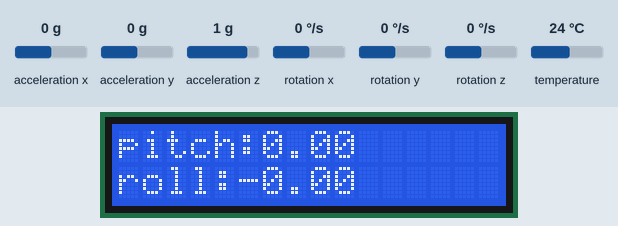
Recording of a program running on a simulated Raspberry Pi Pico running MicroPython. Shown: 16×2 character LCD. Inputs (shaded band) come from the test bench; at power-on: acceleration x 0 g, acceleration y 0 g, acceleration z 1 g, rotation x 0 °/s, rotation y 0 °/s, rotation z 0 °/s, temperature 24 °C. Library files of the repository ran but are not shown: machine_i2c_lcd.py, mpu6050.py.

Above: at 1.2 s.
1.3 s: acceleration x set to -1.4 g
At 2.4 s:
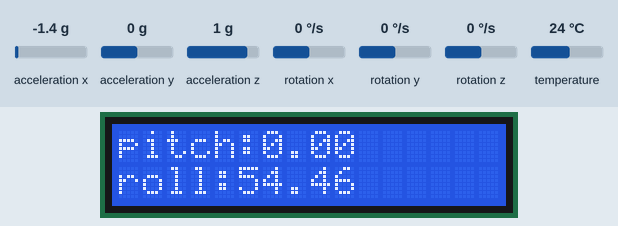
3.1 s: acceleration y set to -1.4 g
At 4.0 s:
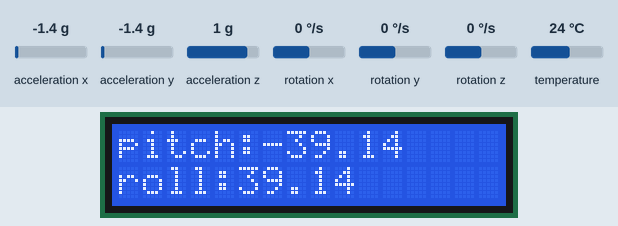
4.7 s: acceleration z set to -1.4 g
At 5.7 s:
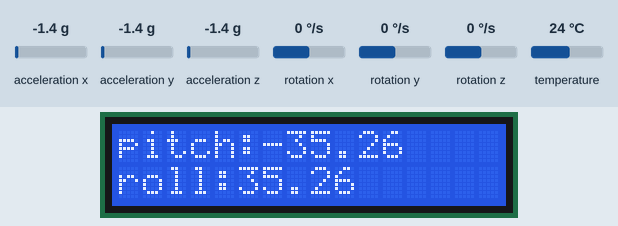
6.4 s: acceleration x set to -0.8 g
At 7.4 s:
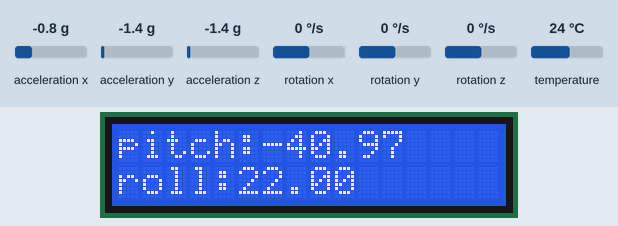
Timing chart, 0 to 9.0 s (numbered marks = the images above; inputs shaded):
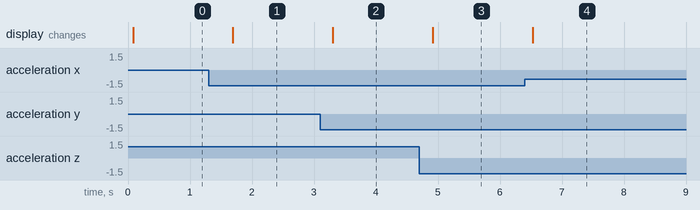

Measured:
- after the input at 1.3 s, the display: changes after 0.39 s (image 1)
- after the input at 3.1 s, the display: changes after 0.20 s (image 2)
- after the input at 4.7 s, the display: changes after 0.21 s (image 3)
- after the input at 6.4 s, the display: changes after 0.13 s (image 4)

The program:

plane_roll_pitch_angle_detection_mpu6050_main.py
```python
from machine import I2C, Pin
from machine_i2c_lcd import I2cLcd
from mpu6050 import accel
import utime
import math


# Initializing MPU6050
imu_bus = I2C(0, sda=Pin(0), scl=Pin(1), freq=200000)
imu = accel(imu_bus)


# Initializing LCD1602
i2c = I2C(1, sda=Pin(2), scl=Pin(3), freq=200000)
I2C_ADDR = i2c.scan()[0]
lcd = I2cLcd(i2c, I2C_ADDR, 2, 16)

# mapping function
def _mapping(x, in_min, in_max, out_min, out_max):
    return (x - in_min) * ( out_max - out_min) / (in_max - in_min) + out_min

def dist(a,b):
    return math.sqrt((a*a)+(b*b))

def get_y_rotation(x,y,z):
    radians = math.atan2(x,dist(y,z))
    return -math.degrees(radians)

def get_x_rotation(x,y,z):
    radians = math.atan2(y, dist(x, z))
    return math.degrees(radians)

while True:
    x = imu.get_values()['AcX'] / 16384.0
    y = imu.get_values()['AcY'] / 16384.0
    z = imu.get_values()['AcZ'] / 16384.0

    gyx = "{:.2f}".format(imu.get_values()['GyX'] / 131.0)
    gyy = "{:.2f}".format(imu.get_values()['GyY'] / 131.0)
    gyz = "{:.2f}".format(imu.get_values()['GyZ'] / 131.0)

    temp = "{:.2f}".format(imu.get_values()['Tmp'])

    roll = "{:.2f}".format(get_y_rotation(x, y, z))
    pitch = "{:.2f}".format(get_x_rotation(x, y, z))

    lcd.move_to(0,0)
    lcd.putstr("pitch:"+ str(pitch))
    lcd.move_to(0,1)
    lcd.putstr("roll:"+ str(roll))
    utime.sleep(0.5)
```
